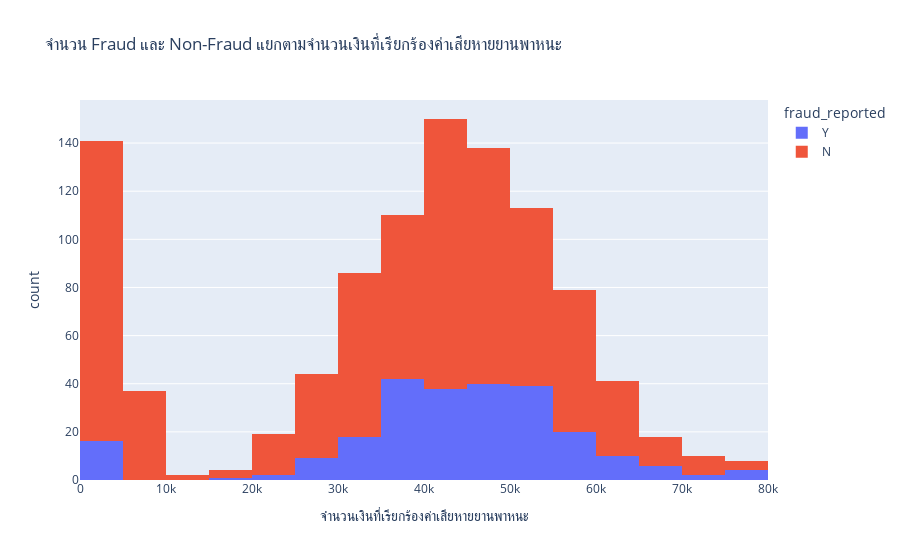

The notebook cell saved with this chart:
### Code cell
fig = px.histogram(df, x="vehicle_claim", color='fraud_reported',title='จำนวน Fraud และ Non-Fraud แยกตามจำนวนเงินที่เรียกร้องค่าเสียหายยานพาหนะ',
                  labels={'vehicle_claim': 'จำนวนเงินที่เรียกร้องค่าเสียหายยานพาหนะ', 'count': 'จำนวน',
                     'fraud_status': 'สถานะ'})
fig.show()

### Figure 1 — Plotly figure (JSON) as saved in the notebook; plotly's stock layout.template omitted (floating-point values rounded to 4 significant figures; data arrays with more than 128 entries replaced by an {"elided": "..."} marker saying what was removed)
{"data": [{"alignmentgroup": "True", "bingroup": "x", "hovertemplate": "fraud_reported=Y<br>จำนวนเงินที่เรียกร้องค่าเสียหายยานพาหนะ=%{x}<br>count=%{y}<extra></extra>", "legendgroup": "Y", "marker": {"color": "#636efa", "pattern": {"shape": ""}}, "name": "Y", "offsetgroup": "Y", "orientation": "v", "showlegend": true, "type": "histogram", "x": {"elided": "247 int values"}, "xaxis": "x", "yaxis": "y"}, {"alignmentgroup": "True", "bingroup": "x", "hovertemplate": "fraud_reported=N<br>จำนวนเงินที่เรียกร้องค่าเสียหายยานพาหนะ=%{x}<br>count=%{y}<extra></extra>", "legendgroup": "N", "marker": {"color": "#EF553B", "pattern": {"shape": ""}}, "name": "N", "offsetgroup": "N", "orientation": "v", "showlegend": true, "type": "histogram", "x": {"elided": "753 int values"}, "xaxis": "x", "yaxis": "y"}], "layout": {"barmode": "relative", "legend": {"title": {"text": "fraud_reported"}, "tracegroupgap": 0}, "title": {"text": "จำนวน Fraud และ Non-Fraud แยกตามจำนวนเงินที่เรียกร้องค่าเสียหายยานพาหนะ"}, "xaxis": {"anchor": "y", "domain": [0, 1], "title": {"text": "จำนวนเงินที่เรียกร้องค่าเสียหายยานพาหนะ"}}, "yaxis": {"anchor": "x", "domain": [0, 1], "title": {"text": "count"}}}}
